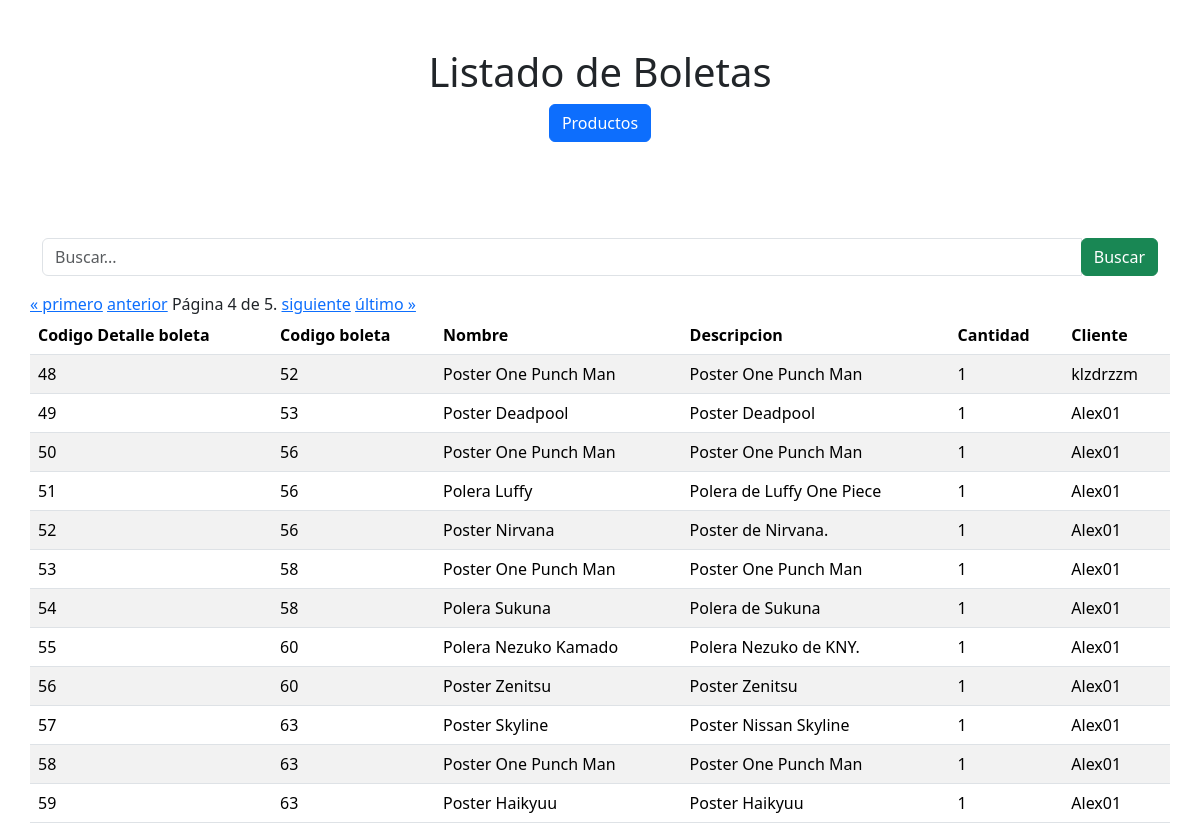
The app's page /adminchistorialcompras?page=4 with its own data.
### PosterinPag/models.py (models this page shows, shortened)
class detalle_boleta(models.Model):
    id = models.ForeignKey(boleta, blank=True, on_delete=models.CASCADE)
    id_detalle_boleta = models.AutoField(primary_key=True)
    id_producto = models.ForeignKey(Producto, on_delete=models.CASCADE)
    nombre_producto = models.CharField(max_length=200,default = "Prueba")
    descripcion_producto = models.TextField(null=True, blank=True,)
    cantidad = models.IntegerField()
    cliente = models.CharField(max_length=200,default = "Prueba")
    subtotal = models.BigIntegerField(null=True, blank=True)

class boleta(models.Model):
    id=models.AutoField(unique=True, primary_key=True,null=False)
    total=models.BigIntegerField()
    fechaCompra=models.DateTimeField(blank=False, null=False, default = datetime.datetime.now)
    def __str__(self):
        return str(self.id)

### PosterinPag/views.py (the view, shortened to what this page needs)
# urls.py: path('adminchistorialcompras',views.historial_compras, name='adminchistorialcompras'),
def historial_compras(request):
        queryset = request.GET.get("buscar")
        DETALETA=detalle_boleta.objects.all() # select * from DETALLE BOLETA
        paginator = Paginator(DETALETA, 12)  # Muestra 10 productos por página
        page_number = request.GET.get('page')
        page_obj = paginator.get_page(page_number)
        return render(request, 'producto/adminhistorialcompras.html', {'DETALETA':DETALETA,'page_obj':page_obj})

### PosterinPag/templates/producto/adminhistorialcompras.html (shortened to what this page needs)
{% block contenido %}
    <head><link
        href="https://cdn.jsdelivr.net/npm/bootstrap@5.3.3/dist/css/bootstrap.min.css"
        rel="stylesheet"
      /></head>
    <center>
      <br>
    <div><div class="container ">
        <h1>Listado de Boletas</h1><a href="{% url 'productos' %}"><input class="btn btn-primary" type="button" value="Productos" ></a>
      </div>
    </center>
    <div class="container">
      <div class="row">
        <div class="col-md-12 search">
          <form method="get">
            <div id="custom-search-input">
              <div class="input-group col-md-12">
                <input type="text" class="form-control" placeholder="Buscar..." name="buscar">
                <span class="input-group-list">
                  <button type="submit" class="btn btn-success">Buscar</button>
                </span>
              </div>
            </div>
          </form>
        </div>
      </div>
    </div>
    <div class="container">
        <div class="row">
            <table class="table table-striped">
                <thead>
                  <tr>
                    <th scope="CODIGO BOLETA">Codigo Detalle boleta</th>
                    <th scope="CODIGO BOLETA">Codigo boleta</th>
                    <th scope="NOMBRE">Nombre</th>
                    <th scope="DESCRIPCION">Descripcion</th>
                    <th scope="CATEGORIA">Cantidad</th>
                    <th scope="CATEGORIA">Cliente</th>
                  </tr>
                </thead>
                <tbody>
                    {% for x in page_obj %}
                    <tr>
                        <td>{{x.id_detalle_boleta}}</td>
                        <td>{{x.id}}</td>
                        <td>{{x.nombre_producto}}</td>
                        <td>{{x.descripcion_producto}}</td>
                        <td>{{x.cantidad}}</td>
                        <td>{{x.cliente}}</td>
                    {% endfor %}
                  </tr>
                </tbody>
                <div class="pagination">
                <span class="step-links">
                    {% if page_obj.has_previous %}
                        <a href="?page=1">&laquo; primero</a>
                        <a href="?page={{ page_obj.previous_page_number }}">anterior</a>
                    {% endif %}
                    <span class="current">
                        Página {{ page_obj.number }} de {{ page_obj.paginator.num_pages }}.
                    </span>
                    {% if page_obj.has_next %}
                        <a href="?page={{ page_obj.next_page_number }}">siguiente</a>
                        <a href="?page={{ page_obj.paginator.num_pages }}">último &raquo;</a>
                    {% endif %}
                </span>
              </div>
              </table>
        </div>
    </div>
{% endblock %}

### records on screen
detalle_boleta: id_detalle_boleta "48", id "52", nombre_producto "Poster One Punch Man", descripcion_producto "Poster One Punch Man", cantidad "1", cliente "klzdrzzm"
detalle_boleta: id_detalle_boleta "49", id "53", nombre_producto "Poster Deadpool", descripcion_producto "Poster Deadpool", cantidad "1", cliente "Alex01"
detalle_boleta: id_detalle_boleta "50", id "56", nombre_producto "Poster One Punch Man", descripcion_producto "Poster One Punch Man", cantidad "1", cliente "Alex01"
detalle_boleta: id_detalle_boleta "51", id "56", nombre_producto "Polera Luffy", descripcion_producto "Polera de Luffy One Piece", cantidad "1", cliente "Alex01"
detalle_boleta: id_detalle_boleta "52", id "56", nombre_producto "Poster Nirvana", descripcion_producto "Poster de Nirvana.", cantidad "1", cliente "Alex01"
detalle_boleta: id_detalle_boleta "53", id "58", nombre_producto "Poster One Punch Man", descripcion_producto "Poster One Punch Man", cantidad "1", cliente "Alex01"
detalle_boleta: id_detalle_boleta "54", id "58", nombre_producto "Polera Sukuna", descripcion_producto "Polera de Sukuna", cantidad "1", cliente "Alex01"
detalle_boleta: id_detalle_boleta "55", id "60", nombre_producto "Polera Nezuko Kamado", descripcion_producto "Polera Nezuko de KNY.", cantidad "1", cliente "Alex01"
detalle_boleta: id_detalle_boleta "56", id "60", nombre_producto "Poster Zenitsu", descripcion_producto "Poster Zenitsu", cantidad "1", cliente "Alex01"
detalle_boleta: id_detalle_boleta "57", id "63", nombre_producto "Poster Skyline", descripcion_producto "Poster Nissan Skyline", cantidad "1", cliente "Alex01"
detalle_boleta: id_detalle_boleta "58", id "63", nombre_producto "Poster One Punch Man", descripcion_producto "Poster One Punch Man", cantidad "1", cliente "Alex01"
detalle_boleta: id_detalle_boleta "59", id "63", nombre_producto "Poster Haikyuu", descripcion_producto "Poster Haikyuu", cantidad "1", cliente "Alex01"

### other values on screen
{{ page_obj.number }} "4"
{{ page_obj.paginator.num_pages }} "5"
